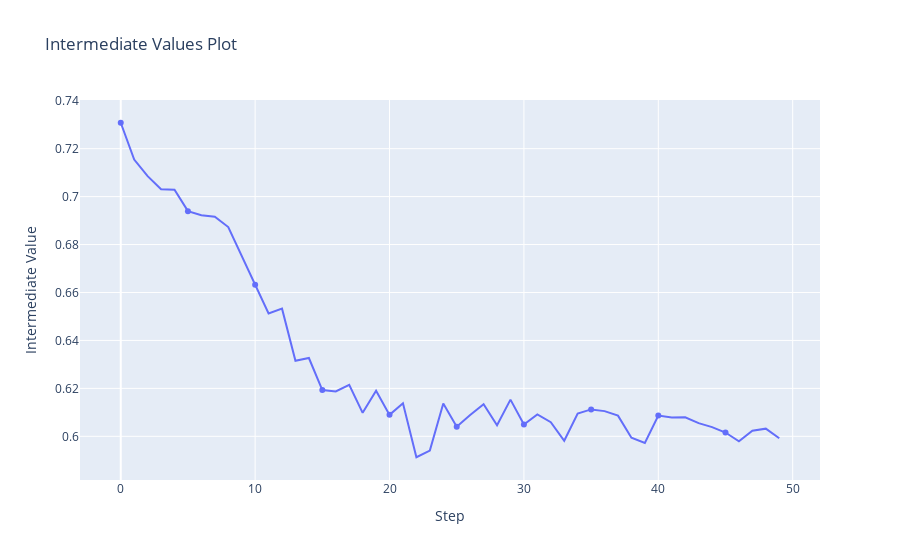

The cell this chart's notebook holds for it:
### Code cell
fig = optuna.visualization.plot_intermediate_values(study)
fig.show()

### Figure 1 — Plotly figure (JSON) as saved in the notebook; plotly's stock layout.template omitted (floating-point values rounded to 4 significant figures)
{"data": [{"marker": {"maxdisplayed": 10}, "mode": "lines+markers", "name": "Trial0", "type": "scatter", "x": [0, 1, 2, 3, 4, 5, 6, 7, 8, 9, 10, 11, 12, 13, 14, 15, 16, 17, 18, 19, 20, 21, 22, 23, 24, 25, 26, 27, 28, 29, 30, 31, 32, 33, 34, 35, 36, 37, 38, 39, 40, 41, 42, 43, 44, 45, 46, 47, 48, 49], "y": [0.7308, 0.7155, 0.7085, 0.7031, 0.7029, 0.6939, 0.6922, 0.6916, 0.6873, 0.6753, 0.6632, 0.6512, 0.6532, 0.6315, 0.6327, 0.6193, 0.6187, 0.6215, 0.6098, 0.619, 0.6089, 0.6138, 0.5913, 0.594, 0.6137, 0.604, 0.6089, 0.6134, 0.6046, 0.6153, 0.6049, 0.6092, 0.6059, 0.5981, 0.6095, 0.6112, 0.6105, 0.6086, 0.5994, 0.5972, 0.6086, 0.6078, 0.6079, 0.6055, 0.6038, 0.6016, 0.5979, 0.6023, 0.6032, 0.5992]}], "layout": {"showlegend": false, "title": {"text": "Intermediate Values Plot"}, "xaxis": {"title": {"text": "Step"}}, "yaxis": {"title": {"text": "Intermediate Value"}}}}
